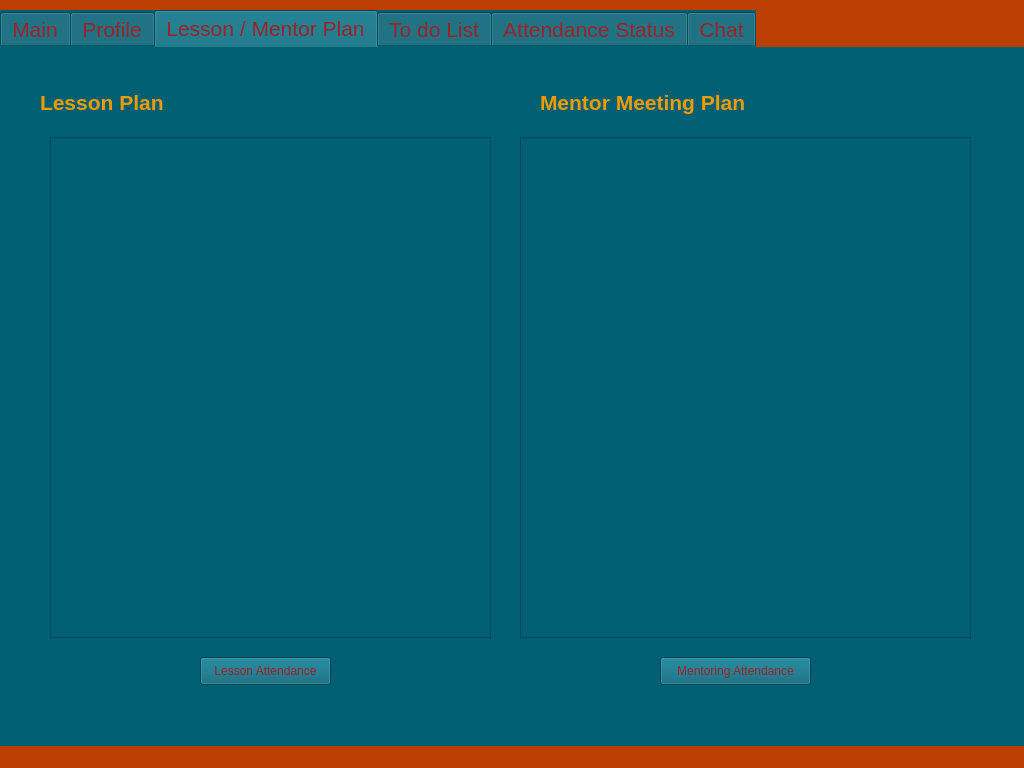
<?xml version="1.0" encoding="UTF-8"?>
<ui version="4.0">
 <class>MainWindow</class>
 <widget class="QMainWindow" name="MainWindow">
  <property name="geometry">
   <rect>
    <x>0</x>
    <y>0</y>
    <width>1024</width>
    <height>768</height>
   </rect>
  </property>
  <property name="minimumSize">
   <size>
    <width>800</width>
    <height>600</height>
   </size>
  </property>
  <property name="windowTitle">
   <string>MainWindow</string>
  </property>
  <property name="styleSheet">
   <string notr="true">background-color: rgb(187, 62, 3);</string>
  </property>
  <property name="toolButtonStyle">
   <enum>Qt::ToolButtonIconOnly</enum>
  </property>
  <widget class="QWidget" name="centralwidget">
   <widget class="QTabWidget" name="tabWidget">
    <property name="geometry">
     <rect>
      <x>0</x>
      <y>10</y>
      <width>1031</width>
      <height>911</height>
     </rect>
    </property>
    <property name="font">
     <font>
      <pointsize>16</pointsize>
     </font>
    </property>
    <property name="styleSheet">
     <string notr="true">background-color: rgb(0, 95, 115);
border-color: rgb(148, 210, 189);
color: rgb(155, 34, 38);</string>
    </property>
    <property name="currentIndex">
     <number>2</number>
    </property>
    <widget class="QWidget" name="student_main">
     <attribute name="title">
      <string>Main</string>
     </attribute>
     <widget class="QLabel" name="student_main_name">
      <property name="geometry">
       <rect>
        <x>40</x>
        <y>20</y>
        <width>401</width>
        <height>50</height>
       </rect>
      </property>
      <property name="minimumSize">
       <size>
        <width>250</width>
        <height>50</height>
       </size>
      </property>
      <property name="font">
       <font>
        <pointsize>16</pointsize>
        <weight>75</weight>
        <bold>true</bold>
       </font>
      </property>
      <property name="styleSheet">
       <string notr="true">color: rgb(238, 155, 0);</string>
      </property>
      <property name="text">
       <string>HOŞGELDİN AHMET</string>
      </property>
     </widget>
     <widget class="QLabel" name="student_main_date">
      <property name="geometry">
       <rect>
        <x>680</x>
        <y>20</y>
        <width>250</width>
        <height>50</height>
       </rect>
      </property>
      <property name="minimumSize">
       <size>
        <width>250</width>
        <height>50</height>
       </size>
      </property>
      <property name="font">
       <font>
        <pointsize>16</pointsize>
        <weight>75</weight>
        <bold>true</bold>
       </font>
      </property>
      <property name="styleSheet">
       <string notr="true">color: rgb(238, 155, 0);</string>
      </property>
      <property name="text">
       <string>26/12/2023</string>
      </property>
     </widget>
     <widget class="QLabel" name="label_main_announcements">
      <property name="geometry">
       <rect>
        <x>30</x>
        <y>90</y>
        <width>200</width>
        <height>40</height>
       </rect>
      </property>
      <property name="minimumSize">
       <size>
        <width>200</width>
        <height>40</height>
       </size>
      </property>
      <property name="font">
       <font>
        <pointsize>12</pointsize>
       </font>
      </property>
      <property name="styleSheet">
       <string notr="true">color: rgb(238, 155, 0);</string>
      </property>
      <property name="text">
       <string>Announcements</string>
      </property>
     </widget>
     <widget class="QTextBrowser" name="announcements_textBrowser">
      <property name="geometry">
       <rect>
        <x>30</x>
        <y>140</y>
        <width>721</width>
        <height>192</height>
       </rect>
      </property>
     </widget>
    </widget>
    <widget class="QWidget" name="student_profile">
     <property name="font">
      <font>
       <pointsize>17</pointsize>
      </font>
     </property>
     <attribute name="title">
      <string>Profile</string>
     </attribute>
     <widget class="QLabel" name="label_profile_name">
      <property name="geometry">
       <rect>
        <x>40</x>
        <y>39</y>
        <width>200</width>
        <height>51</height>
       </rect>
      </property>
      <property name="minimumSize">
       <size>
        <width>200</width>
        <height>50</height>
       </size>
      </property>
      <property name="font">
       <font>
        <pointsize>16</pointsize>
        <weight>75</weight>
        <bold>true</bold>
       </font>
      </property>
      <property name="styleSheet">
       <string notr="true">color: rgb(238, 155, 0);</string>
      </property>
      <property name="text">
       <string>Name :</string>
      </property>
     </widget>
     <widget class="QLabel" name="label_profile_surname">
      <property name="geometry">
       <rect>
        <x>40</x>
        <y>100</y>
        <width>200</width>
        <height>50</height>
       </rect>
      </property>
      <property name="minimumSize">
       <size>
        <width>200</width>
        <height>50</height>
       </size>
      </property>
      <property name="font">
       <font>
        <pointsize>16</pointsize>
        <weight>75</weight>
        <bold>true</bold>
       </font>
      </property>
      <property name="styleSheet">
       <string notr="true">color: rgb(238, 155, 0);</string>
      </property>
      <property name="text">
       <string>Surname :</string>
      </property>
     </widget>
     <widget class="QLabel" name="label_profile_birth">
      <property name="geometry">
       <rect>
        <x>40</x>
        <y>170</y>
        <width>200</width>
        <height>50</height>
       </rect>
      </property>
      <property name="minimumSize">
       <size>
        <width>200</width>
        <height>50</height>
       </size>
      </property>
      <property name="font">
       <font>
        <pointsize>16</pointsize>
        <weight>75</weight>
        <bold>true</bold>
       </font>
      </property>
      <property name="styleSheet">
       <string notr="true">color: rgb(238, 155, 0);</string>
      </property>
      <property name="text">
       <string>Date of Birth :</string>
      </property>
     </widget>
     <widget class="QLabel" name="label_profile_mail">
      <property name="geometry">
       <rect>
        <x>40</x>
        <y>230</y>
        <width>200</width>
        <height>50</height>
       </rect>
      </property>
      <property name="minimumSize">
       <size>
        <width>200</width>
        <height>50</height>
       </size>
      </property>
      <property name="font">
       <font>
        <pointsize>16</pointsize>
        <weight>75</weight>
        <bold>true</bold>
       </font>
      </property>
      <property name="styleSheet">
       <string notr="true">color: rgb(238, 155, 0);</string>
      </property>
      <property name="text">
       <string>E-Mail :</string>
      </property>
     </widget>
     <widget class="QLabel" name="label_profile_city">
      <property name="geometry">
       <rect>
        <x>40</x>
        <y>290</y>
        <width>200</width>
        <height>50</height>
       </rect>
      </property>
      <property name="minimumSize">
       <size>
        <width>200</width>
        <height>50</height>
       </size>
      </property>
      <property name="font">
       <font>
        <pointsize>16</pointsize>
        <weight>75</weight>
        <bold>true</bold>
       </font>
      </property>
      <property name="styleSheet">
       <string notr="true">color: rgb(238, 155, 0);</string>
      </property>
      <property name="text">
       <string>City :</string>
      </property>
     </widget>
     <widget class="QLabel" name="label_profile_tel">
      <property name="geometry">
       <rect>
        <x>40</x>
        <y>340</y>
        <width>200</width>
        <height>50</height>
       </rect>
      </property>
      <property name="minimumSize">
       <size>
        <width>200</width>
        <height>50</height>
       </size>
      </property>
      <property name="font">
       <font>
        <pointsize>16</pointsize>
        <weight>75</weight>
        <bold>true</bold>
       </font>
      </property>
      <property name="styleSheet">
       <string notr="true">color: rgb(238, 155, 0);</string>
      </property>
      <property name="text">
       <string>Tel :</string>
      </property>
     </widget>
     <widget class="QTextEdit" name="student_profil_name_edit">
      <property name="geometry">
       <rect>
        <x>250</x>
        <y>30</y>
        <width>321</width>
        <height>50</height>
       </rect>
      </property>
      <property name="minimumSize">
       <size>
        <width>200</width>
        <height>50</height>
       </size>
      </property>
      <property name="font">
       <font>
        <pointsize>16</pointsize>
       </font>
      </property>
      <property name="styleSheet">
       <string notr="true">color: rgb(238, 155, 0);</string>
      </property>
      <property name="readOnly">
       <bool>true</bool>
      </property>
      <property name="overwriteMode">
       <bool>false</bool>
      </property>
     </widget>
     <widget class="QTextEdit" name="student_profil_surname_edit">
      <property name="geometry">
       <rect>
        <x>250</x>
        <y>90</y>
        <width>321</width>
        <height>50</height>
       </rect>
      </property>
      <property name="minimumSize">
       <size>
        <width>200</width>
        <height>50</height>
       </size>
      </property>
      <property name="font">
       <font>
        <pointsize>16</pointsize>
       </font>
      </property>
      <property name="styleSheet">
       <string notr="true">color: rgb(238, 155, 0);</string>
      </property>
      <property name="readOnly">
       <bool>true</bool>
      </property>
      <property name="overwriteMode">
       <bool>false</bool>
      </property>
     </widget>
     <widget class="QTextEdit" name="student_profil_birth_edit">
      <property name="geometry">
       <rect>
        <x>250</x>
        <y>160</y>
        <width>321</width>
        <height>50</height>
       </rect>
      </property>
      <property name="minimumSize">
       <size>
        <width>200</width>
        <height>50</height>
       </size>
      </property>
      <property name="font">
       <font>
        <pointsize>16</pointsize>
       </font>
      </property>
      <property name="styleSheet">
       <string notr="true">color: rgb(238, 155, 0);</string>
      </property>
      <property name="readOnly">
       <bool>true</bool>
      </property>
      <property name="overwriteMode">
       <bool>false</bool>
      </property>
     </widget>
     <widget class="QTextEdit" name="student_profil_mail_edit">
      <property name="geometry">
       <rect>
        <x>250</x>
        <y>220</y>
        <width>321</width>
        <height>50</height>
       </rect>
      </property>
      <property name="minimumSize">
       <size>
        <width>200</width>
        <height>50</height>
       </size>
      </property>
      <property name="font">
       <font>
        <pointsize>16</pointsize>
       </font>
      </property>
      <property name="styleSheet">
       <string notr="true">color: rgb(238, 155, 0);</string>
      </property>
      <property name="readOnly">
       <bool>true</bool>
      </property>
      <property name="overwriteMode">
       <bool>false</bool>
      </property>
     </widget>
     <widget class="QTextEdit" name="student_profil_city_edit">
      <property name="geometry">
       <rect>
        <x>250</x>
        <y>280</y>
        <width>321</width>
        <height>50</height>
       </rect>
      </property>
      <property name="minimumSize">
       <size>
        <width>200</width>
        <height>50</height>
       </size>
      </property>
      <property name="font">
       <font>
        <pointsize>16</pointsize>
       </font>
      </property>
      <property name="styleSheet">
       <string notr="true">color: rgb(238, 155, 0);</string>
      </property>
      <property name="readOnly">
       <bool>false</bool>
      </property>
      <property name="overwriteMode">
       <bool>false</bool>
      </property>
     </widget>
     <widget class="QTextEdit" name="student_profil_tel_edit">
      <property name="geometry">
       <rect>
        <x>250</x>
        <y>340</y>
        <width>321</width>
        <height>50</height>
       </rect>
      </property>
      <property name="minimumSize">
       <size>
        <width>200</width>
        <height>50</height>
       </size>
      </property>
      <property name="font">
       <font>
        <pointsize>16</pointsize>
       </font>
      </property>
      <property name="styleSheet">
       <string notr="true">color: rgb(238, 155, 0);</string>
      </property>
      <property name="readOnly">
       <bool>false</bool>
      </property>
      <property name="overwriteMode">
       <bool>false</bool>
      </property>
     </widget>
    </widget>
    <widget class="QWidget" name="student_plan">
     <attribute name="title">
      <string>Lesson / Mentor Plan</string>
     </attribute>
     <widget class="QLabel" name="label_plan_lesson">
      <property name="geometry">
       <rect>
        <x>40</x>
        <y>30</y>
        <width>200</width>
        <height>50</height>
       </rect>
      </property>
      <property name="minimumSize">
       <size>
        <width>200</width>
        <height>50</height>
       </size>
      </property>
      <property name="font">
       <font>
        <pointsize>16</pointsize>
        <weight>75</weight>
        <bold>true</bold>
       </font>
      </property>
      <property name="styleSheet">
       <string notr="true">color: rgb(238, 155, 0);</string>
      </property>
      <property name="text">
       <string>Lesson Plan</string>
      </property>
     </widget>
     <widget class="QLabel" name="label_plan_mentor">
      <property name="geometry">
       <rect>
        <x>540</x>
        <y>30</y>
        <width>300</width>
        <height>50</height>
       </rect>
      </property>
      <property name="minimumSize">
       <size>
        <width>300</width>
        <height>50</height>
       </size>
      </property>
      <property name="font">
       <font>
        <pointsize>16</pointsize>
        <weight>75</weight>
        <bold>true</bold>
       </font>
      </property>
      <property name="styleSheet">
       <string notr="true">color: rgb(238, 155, 0);</string>
      </property>
      <property name="text">
       <string>Mentor Meeting Plan</string>
      </property>
     </widget>
     <widget class="QTableWidget" name="student_plan_lesson_list">
      <property name="geometry">
       <rect>
        <x>50</x>
        <y>90</y>
        <width>441</width>
        <height>501</height>
       </rect>
      </property>
     </widget>
     <widget class="QTableWidget" name="student_plan_mentor_list">
      <property name="geometry">
       <rect>
        <x>520</x>
        <y>90</y>
        <width>451</width>
        <height>501</height>
       </rect>
      </property>
     </widget>
     <widget class="QPushButton" name="lesson_attendance">
      <property name="geometry">
       <rect>
        <x>200</x>
        <y>610</y>
        <width>131</width>
        <height>28</height>
       </rect>
      </property>
      <property name="text">
       <string>Lesson Attendance</string>
      </property>
     </widget>
     <widget class="QPushButton" name="mentor_attendance">
      <property name="geometry">
       <rect>
        <x>660</x>
        <y>610</y>
        <width>151</width>
        <height>28</height>
       </rect>
      </property>
      <property name="text">
       <string>Mentoring Attendance</string>
      </property>
     </widget>
    </widget>
    <widget class="QWidget" name="student_to_do">
     <attribute name="title">
      <string>To do List</string>
     </attribute>
     <widget class="QTableWidget" name="tasks_tableWidget">
      <property name="geometry">
       <rect>
        <x>100</x>
        <y>90</y>
        <width>651</width>
        <height>192</height>
       </rect>
      </property>
     </widget>
    </widget>
    <widget class="QWidget" name="student_attendance">
     <attribute name="title">
      <string>Attendance Status</string>
     </attribute>
     <widget class="QLabel" name="label_lesson_status">
      <property name="geometry">
       <rect>
        <x>40</x>
        <y>30</y>
        <width>400</width>
        <height>50</height>
       </rect>
      </property>
      <property name="minimumSize">
       <size>
        <width>400</width>
        <height>50</height>
       </size>
      </property>
      <property name="font">
       <font>
        <pointsize>16</pointsize>
        <weight>75</weight>
        <bold>true</bold>
       </font>
      </property>
      <property name="styleSheet">
       <string notr="true">color: rgb(238, 155, 0);</string>
      </property>
      <property name="text">
       <string>Lesson Attendance Status</string>
      </property>
     </widget>
     <widget class="QTextEdit" name="student_attendance_lesson_list">
      <property name="geometry">
       <rect>
        <x>40</x>
        <y>90</y>
        <width>450</width>
        <height>500</height>
       </rect>
      </property>
      <property name="minimumSize">
       <size>
        <width>450</width>
        <height>500</height>
       </size>
      </property>
      <property name="styleSheet">
       <string notr="true">color: rgb(238, 155, 0);</string>
      </property>
     </widget>
     <widget class="QLabel" name="label_mentor_status">
      <property name="geometry">
       <rect>
        <x>540</x>
        <y>21</y>
        <width>480</width>
        <height>50</height>
       </rect>
      </property>
      <property name="minimumSize">
       <size>
        <width>480</width>
        <height>50</height>
       </size>
      </property>
      <property name="maximumSize">
       <size>
        <width>480</width>
        <height>16777215</height>
       </size>
      </property>
      <property name="font">
       <font>
        <pointsize>16</pointsize>
        <weight>75</weight>
        <bold>true</bold>
       </font>
      </property>
      <property name="styleSheet">
       <string notr="true">color: rgb(238, 155, 0);</string>
      </property>
      <property name="text">
       <string>Mentor Meeting Attendance Status</string>
      </property>
     </widget>
     <widget class="QTextEdit" name="student_attendance_mentor_list">
      <property name="geometry">
       <rect>
        <x>540</x>
        <y>90</y>
        <width>450</width>
        <height>500</height>
       </rect>
      </property>
      <property name="minimumSize">
       <size>
        <width>450</width>
        <height>500</height>
       </size>
      </property>
      <property name="styleSheet">
       <string notr="true">color: rgb(238, 155, 0);</string>
      </property>
     </widget>
    </widget>
    <widget class="QWidget" name="student_dance">
     <attribute name="title">
      <string>Chat</string>
     </attribute>
     <widget class="QComboBox" name="chat_list">
      <property name="geometry">
       <rect>
        <x>30</x>
        <y>30</y>
        <width>230</width>
        <height>50</height>
       </rect>
      </property>
      <property name="minimumSize">
       <size>
        <width>230</width>
        <height>50</height>
       </size>
      </property>
      <property name="font">
       <font>
        <pointsize>12</pointsize>
       </font>
      </property>
      <property name="styleSheet">
       <string notr="true">color: rgb(238, 155, 0);</string>
      </property>
      <item>
       <property name="text">
        <string>Please Select Person:</string>
       </property>
      </item>
      <item>
       <property name="text">
        <string>None</string>
       </property>
      </item>
      <item>
       <property name="text">
        <string>None</string>
       </property>
      </item>
      <item>
       <property name="text">
        <string>None</string>
       </property>
      </item>
      <item>
       <property name="text">
        <string>None</string>
       </property>
      </item>
      <item>
       <property name="text">
        <string>None</string>
       </property>
      </item>
      <item>
       <property name="text">
        <string>None</string>
       </property>
      </item>
      <item>
       <property name="text">
        <string>None</string>
       </property>
      </item>
      <item>
       <property name="text">
        <string>None</string>
       </property>
      </item>
      <item>
       <property name="text">
        <string>None</string>
       </property>
      </item>
      <item>
       <property name="text">
        <string>None</string>
       </property>
      </item>
     </widget>
     <widget class="QTextEdit" name="student_chat_message_panel">
      <property name="geometry">
       <rect>
        <x>290</x>
        <y>70</y>
        <width>700</width>
        <height>421</height>
       </rect>
      </property>
      <property name="minimumSize">
       <size>
        <width>700</width>
        <height>0</height>
       </size>
      </property>
      <property name="maximumSize">
       <size>
        <width>700</width>
        <height>16777215</height>
       </size>
      </property>
      <property name="styleSheet">
       <string notr="true">background-color: rgb(233, 216, 166);</string>
      </property>
     </widget>
     <widget class="QTextEdit" name="student_chat_message">
      <property name="geometry">
       <rect>
        <x>290</x>
        <y>530</y>
        <width>700</width>
        <height>100</height>
       </rect>
      </property>
      <property name="minimumSize">
       <size>
        <width>700</width>
        <height>100</height>
       </size>
      </property>
      <property name="maximumSize">
       <size>
        <width>700</width>
        <height>100</height>
       </size>
      </property>
      <property name="styleSheet">
       <string notr="true">background-color: rgb(233, 216, 166);</string>
      </property>
     </widget>
     <widget class="QPushButton" name="student_chat_send_button">
      <property name="geometry">
       <rect>
        <x>50</x>
        <y>530</y>
        <width>200</width>
        <height>100</height>
       </rect>
      </property>
      <property name="minimumSize">
       <size>
        <width>200</width>
        <height>100</height>
       </size>
      </property>
      <property name="font">
       <font>
        <pointsize>20</pointsize>
        <weight>75</weight>
        <bold>true</bold>
       </font>
      </property>
      <property name="styleSheet">
       <string notr="true">color: rgb(238, 155, 0);
background-color: rgb(148, 210, 189);</string>
      </property>
      <property name="text">
       <string>SEND</string>
      </property>
     </widget>
    </widget>
   </widget>
  </widget>
  <widget class="QMenuBar" name="menubar">
   <property name="geometry">
    <rect>
     <x>0</x>
     <y>0</y>
     <width>1024</width>
     <height>26</height>
    </rect>
   </property>
  </widget>
  <widget class="QStatusBar" name="statusbar"/>
 </widget>
 <resources/>
 <connections/>
</ui>
